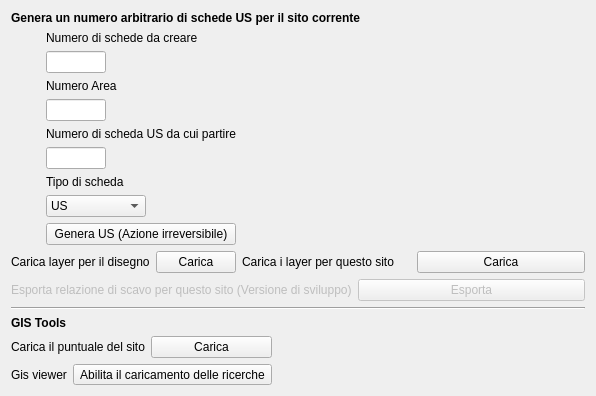
         <widget class="QWidget" name="tabWidgetPage2">
          <attribute name="title">
           <string>Tools</string>
          </attribute>
          <layout class="QGridLayout" name="gridLayout_12">
           <item row="0" column="0" colspan="2">
            <widget class="QLabel" name="label_14">
             <property name="font">
              <font>
               <weight>75</weight>
               <bold>true</bold>
              </font>
             </property>
             <property name="text">
              <string>Genera un numero arbitrario di schede US per il sito corrente</string>
             </property>
            </widget>
           </item>
           <item row="1" column="0">
            <layout class="QGridLayout" name="gridLayout_10">
             <item row="0" column="0">
              <widget class="QLabel" name="label_15">
               <property name="text">
                <string>Numero di schede da creare</string>
               </property>
              </widget>
             </item>
             <item row="1" column="0">
              <widget class="QLineEdit" name="lineEdit_us_range">
               <property name="maximumSize">
                <size>
                 <width>60</width>
                 <height>16777215</height>
                </size>
               </property>
              </widget>
             </item>
             <item row="2" column="0">
              <widget class="QLabel" name="label_16">
               <property name="text">
                <string>Numero Area</string>
               </property>
              </widget>
             </item>
             <item row="3" column="0">
              <widget class="QLineEdit" name="lineEdit_area">
               <property name="maximumSize">
                <size>
                 <width>60</width>
                 <height>16777215</height>
                </size>
               </property>
              </widget>
             </item>
             <item row="4" column="0">
              <widget class="QLabel" name="label_20">
               <property name="text">
                <string>Numero di scheda US da cui partire</string>
               </property>
              </widget>
             </item>
             <item row="5" column="0">
              <widget class="QLineEdit" name="lineEdit_n_us">
               <property name="maximumSize">
                <size>
                 <width>60</width>
                 <height>16777215</height>
                </size>
               </property>
              </widget>
             </item>
             <item row="6" column="0">
              <widget class="QLabel" name="label_17">
               <property name="text">
                <string>Tipo di scheda</string>
               </property>
              </widget>
             </item>
             <item row="7" column="0">
              <widget class="QComboBox" name="comboBox_t_us">
               <property name="maximumSize">
                <size>
                 <width>100</width>
                 <height>16777215</height>
                </size>
               </property>
               <item>
                <property name="text">
                 <string>US</string>
                </property>
               </item>
               <item>
                <property name="text">
                 <string>USM</string>
                </property>
               </item>
              </widget>
             </item>
             <item row="8" column="0">
              <widget class="QPushButton" name="pushButton_genera_us">
               <property name="text">
                <string>Genera US (Azione irreversibile)</string>
               </property>
              </widget>
             </item>
            </layout>
           </item>
           <item row="2" column="0" colspan="2">
            <layout class="QGridLayout" name="gridLayout_16">
             <item row="0" column="0">
              <layout class="QGridLayout" name="gridLayout_17">
               <item row="0" column="0">
                <widget class="QLabel" name="label_3">
                 <property name="toolTip">
                  <string>Carica tutti i layer per poter inserire nuove geometrie</string>
                 </property>
                 <property name="text">
                  <string>Carica layer per il disegno</string>
                 </property>
                </widget>
               </item>
               <item row="0" column="1">
                <widget class="QPushButton" name="pushButton_draw">
                 <property name="text">
                  <string>Carica</string>
                 </property>
                </widget>
               </item>
              </layout>
             </item>
             <item row="0" column="1">
              <widget class="QLabel" name="label_8">
               <property name="toolTip">
                <string>Carica tutti layer che contengono geometrie relative a questo sito</string>
               </property>
               <property name="text">
                <string>Carica i layer per questo sito</string>
               </property>
              </widget>
             </item>
             <item row="0" column="2">
              <widget class="QPushButton" name="pushButton_sites_geometry">
               <property name="text">
                <string>Carica</string>
               </property>
              </widget>
             </item>
            </layout>
           </item>
           <item row="3" column="0" colspan="2">
            <layout class="QGridLayout" name="gridLayout_18">
             <item row="0" column="0">
              <widget class="QLabel" name="label_9">
               <property name="enabled">
                <bool>false</bool>
               </property>
               <property name="text">
                <string>Esporta relazione di scavo per questo sito (Versione di sviluppo)</string>
               </property>
              </widget>
             </item>
             <item row="0" column="1">
              <widget class="QPushButton" name="pushButton_rel_pdf">
               <property name="enabled">
                <bool>false</bool>
               </property>
               <property name="text">
                <string>Esporta</string>
               </property>
              </widget>
             </item>
            </layout>
           </item>
           <item row="4" column="0" colspan="2">
            <layout class="QVBoxLayout" name="verticalLayout_4">
             <item>
              <widget class="Line" name="line">
               <property name="minimumSize">
                <size>
                 <width>539</width>
                 <height>0</height>
                </size>
               </property>
               <property name="orientation">
                <enum>Qt::Horizontal</enum>
               </property>
              </widget>
             </item>
             <item>
              <widget class="QLabel" name="label_10">
               <property name="text">
                <string>&lt;html&gt;&lt;head/&gt;&lt;body&gt;&lt;p&gt;&lt;span style=&quot; font-weight:600;&quot;&gt;GIS Tools&lt;/span&gt;&lt;/p&gt;&lt;/body&gt;&lt;/html&gt;</string>
               </property>
              </widget>
             </item>
            </layout>
           </item>
           <item row="5" column="0">
            <layout class="QGridLayout" name="gridLayout_19">
             <item row="0" column="0">
              <widget class="QLabel" name="label_11">
               <property name="toolTip">
                <string>Carica tutti i layer per poter inserire nuove geometrie</string>
               </property>
               <property name="text">
                <string>Carica il puntuale del sito</string>
               </property>
              </widget>
             </item>
             <item row="0" column="1">
              <widget class="QPushButton" name="pushButton_draw_sito">
               <property name="text">
                <string>Carica</string>
               </property>
              </widget>
             </item>
            </layout>
           </item>
           <item row="5" column="1">
            <spacer name="horizontalSpacer_2">
             <property name="orientation">
              <enum>Qt::Horizontal</enum>
             </property>
             <property name="sizeHint" stdset="0">
              <size>
               <width>261</width>
               <height>20</height>
              </size>
             </property>
            </spacer>
           </item>
           <item row="6" column="0">
            <layout class="QGridLayout" name="gridLayout_20">
             <item row="0" column="0">
              <widget class="QLabel" name="label_12">
               <property name="toolTip">
                <string>Carica tutti i layer per poter inserire nuove geometrie</string>
               </property>
               <property name="text">
                <string>Gis viewer</string>
               </property>
              </widget>
             </item>
             <item row="0" column="1">
              <widget class="QToolButton" name="toolButton_draw_siti">
               <property name="text">
                <string>Abilita il caricamento delle ricerche</string>
               </property>
               <property name="checkable">
                <bool>true</bool>
               </property>
              </widget>
             </item>
            </layout>
           </item>
           <item row="6" column="1">
            <spacer name="horizontalSpacer">
             <property name="orientation">
              <enum>Qt::Horizontal</enum>
             </property>
             <property name="sizeHint" stdset="0">
              <size>
               <width>307</width>
               <height>20</height>
              </size>
             </property>
            </spacer>
           </item>
          </layout>
         </widget>
